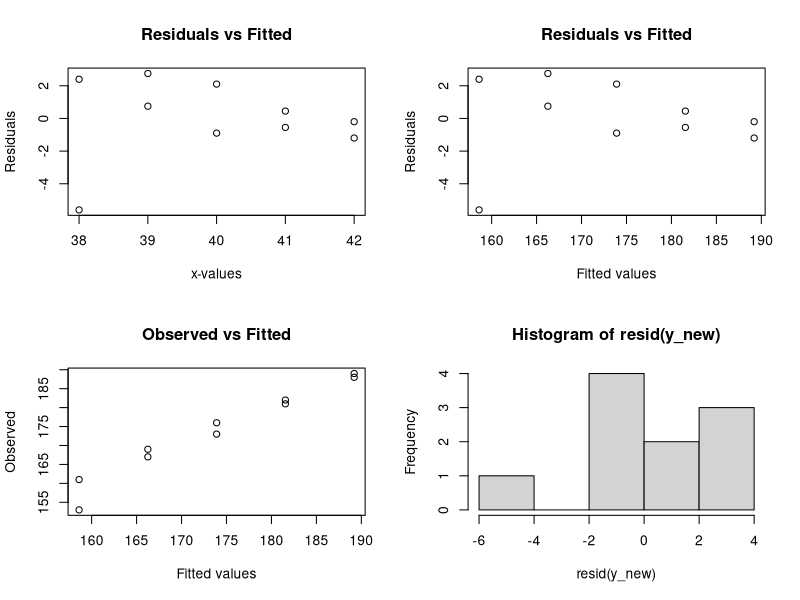
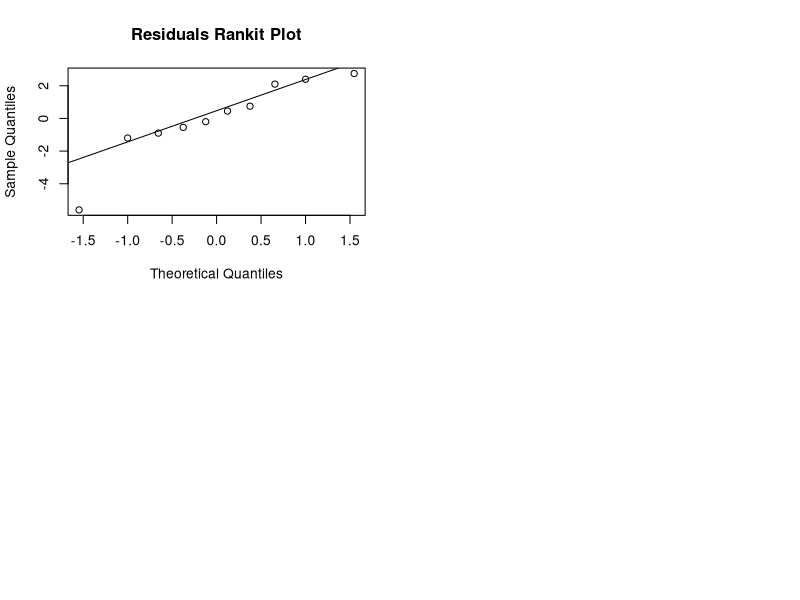

Reproduce these figures in R, in order.
#####################################################################################################################
#--------------------- Linear regression second--------------------------------------------------------------------
#####################################################################################################################
remove(list = ls())

#####################################################################################################################
#--------------------exercise 1 -------------------------------------------------------------------------------------
# For the shoesize/bodysize example in Assignment 4 construct the following matrices:

shoesize = c(38,38,39,39,40,40,41,41,42,42)
shoesize
bodysize = c(153,161,167,169,173,176,182,181,188,189)
bodysize

# X is a matrix with 2 columns, one of which is filled with 1’s, and the other is the vector of x-values (shoesize-values),
x <- matrix(c(1,1,1,1,1,1,1,1,1,1,shoesize), nrow=10,ncol=2)
x

# X T , which then has two rows (the first of which is just 1’s) consisting of 10 values,
xt = t(x)
xt

# X T X, whichis a 2 by 2 matrix,
xtx = xt%*%x
xtx

# (X T X) -1 , which of course is also 2 by 2,
inv = solve(xtx)
inv

#X T y where y is the vector of y-values (bodysize-values) – X T y will be a 2-vector,
xty = xt%*%bodysize
xty

# b = (X T X) -1 X T y, this will also be a 2-vector of coefficients,
b = inv%*%xty
b


intercept <- b[1]
intercept  # -132.1

slope <- b[2]
slope   # 7.65


# y pred = X(X T X) -1 X T y, this will of course be a 10-vector of bodysize-predictions.
x%*%(solve(xt%*%x)%*%(xt%*%bodysize))

ypred = x%*%b
ypred 

preY <- matrix(ypred, nrow = 1, byrow = TRUE)
preY  # 158.6 158.6 166.25 166.25 173.9 173.9 181.55 181.55 189.2 189.2

# Now calculate the residual standard error using

# sum of squre of residuals
SS_res = sum((ypred-bodysize)^2) 
SS_res  # 52.45

df = (length(bodysize)-2)

# mean squre of error
MS_res = SS_res/df
MS_res # 6.55625

# residual standard error
RSE = sqrt(MS_res)
RSE   # 2.560518


# Using the two diagonal elements of (X T X) -1 , calculate the standard error of each of the two coefficients 
# (don't forget to take sqare roots).

std_intercept = sqrt(inv[1])*RSE
std_intercept  # 22.91627

std_slope = sqrt(inv[4])*RSE
std_slope  # 0.5725491


# Now calculate a t-value for each coefficient (i.e coefficient / its standard error), and fromthis a p-value, 
# using the t-distribution, pt(...,8,lower.tail=FALSE) for 8 degrees of freedom.

t_intercept = intercept/std_intercept
t_intercept  # -5.764462
t_slope = slope/std_slope
t_slope  # 13.3613


p_intrcept1 = pt(t_intercept,df,lower.tail = FALSE)
p_intrcept1  # 0.999789

p_intrcept2 = 2 * pt(t_intercept,df,lower.tail = TRUE)
p_intrcept2 # 0.000421948  # choose this as its so low


p_slope1 = 2 * pt(t_slope,df, lower.tail = FALSE)
p_slope1  # 9.415997e-07

p_slope2 = pt(t_slope,df, lower.tail = TRUE)
p_slope2  # 0.9999995


#--------------------exercise 2 -------------------------------------------------------------------------------------
# Replay the above example using the lm( )- function. Do the p-values coincide? Why or why not?
# The results are the same
y_new = lm(bodysize~shoesize)
summary(y_new)  # p-value: 9.416e-07

lm_pVal_b0 = summary(y_new)$coefficients[1,4] 
lm_pVal_b0  # 0.000421948
lm_pVal_b1 = summary(y_new)$coefficients[2,4] 
lm_pVal_b1  # 9.415997e-07

# as we can see both ways gives the same results.

# Do the following diagnostic plots:
# (a) x-values on the x-axis and residuals on the y-axis

par(mfrow = c(2,2)) # this gives four plots at a time

plot(shoesize, resid(y_new), main="Residuals vs Fitted",xlab="x-values", ylab="Residuals")

# predictions on the x axis and residuls on the y-axis

plot(fitted(y_new), resid(y_new), main="Residuals vs Fitted", xlab="Fitted values", ylab="Residuals")

# predictions on the x axis and observed values on the y-axis

plot(fitted(y_new), bodysize, main="Observed vs Fitted",xlab="Fitted values", ylab="Observed")

# histogram of the residuals,
hist(resid(y_new))

# normal scores plot to check for skewness, kurtosis and outliers
qqnorm(resid(y_new), main="Residuals Rankit Plot")
qqline(resid(y_new))
